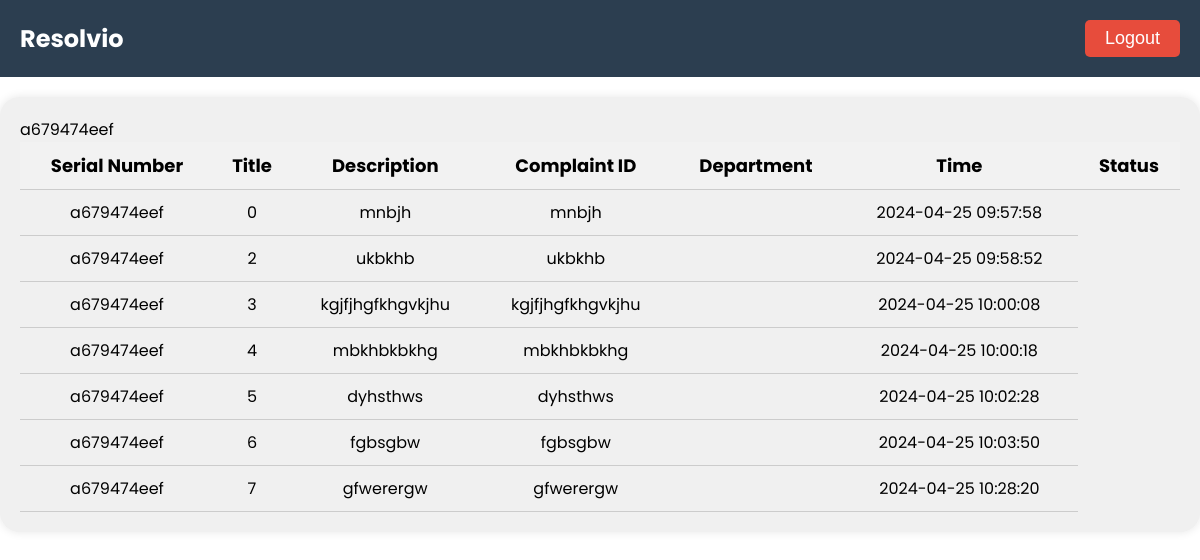
The page /complaints/viewFeedback.php?id=a679474eef on the database its author committed.
### tables this page shows
CREATE TABLE `activity` (
  `feedback` text,
  `ftime` timestamp NULL DEFAULT CURRENT_TIMESTAMP,
  `C_Id` varchar(10) DEFAULT NULL,
  `activity_number` int NOT NULL,
  `activity_id` varchar(10) NOT NULL,
  `feedback_from` varchar(10) DEFAULT NULL,
  KEY `C_Id` (`C_Id`),
  KEY `fk_feedback_from` (`feedback_from`),
  CONSTRAINT `activity_ibfk_1` FOREIGN KEY (`C_Id`) REFERENCES `complaints` (`C_Id`),
  CONSTRAINT `fk_feedback_from` FOREIGN KEY (`feedback_from`) REFERENCES `staff` (`staff_id`)
);

### complaints/viewFeedback.php (the view, shortened to what this page needs)
<!DOCTYPE html>
<html lang="en">
<head>
    <link rel="stylesheet" href="staff.css">
    <link rel="stylesheet" href="https://cdnjs.cloudflare.com/ajax/libs/font-awesome/5.15.4/css/all.min.css" />
</head>
<body>
    <div class="container">
        <div class="nav">
            <p>Resolvio</p>
            <a href="../destroy.php">
                <button class="logb">Logout</button>
            </a>
        </div>
        <div class="content">
            <table class="com-table">
                <thead>
                    <tr>
                        <th>Serial Number</th>
                        <th>Title</th>
                        <th>Description</th>
                        <th>Complaint ID</th>
                        <th>Department</th>
                        <th>Time</th>
                        <th colspan="2">Status</th>
                    </tr>
                </thead>
                <tbody>
                    <?php
                        require_once '../config.php';
                        if(isset($_GET['id'])) {
                            $complaintId = $_GET['id'];
                        } else {
                            header("Location: error.php");
                            exit;
                        }
                        $sql = "SELECT * FROM activity where C_Id = '$complaintId'";
                        $result = mysqli_query($conn, $sql);
                        while ($row = mysqli_fetch_array($result)) {
                    ?>
                    <tr>
                        <td class="tab"><?php echo $row['C_Id'] ?></td>
                        <td class="tab"><?php echo $row['activity_number'] ?></td>
                        <td class="tab"><?php echo $row['feedback'] ?></td>
                        <td class="tab"><?php echo $row['feedback'] ?></td>
                        <td class="tab"><?php echo $row['feedback_from'] ?></td>
                        <td class="tab"><?php echo $row['ftime'] ?></td>
                    </tr>
                    <?php } ?>
                </tbody>
            </table>
        </div>
    </div>
 </body>
</html>

### staff/staff.css (style rules this page uses)
* { margin: 0; padding: 0; box-sizing: border-box; }
body, input { font-family: "Poppins", sans-serif; }
.container { position: relative; width: 100%; background-color: #fff; min-height: 100vh; overflow: hidden; }
.nav { background-color: #2c3e50; color: #fff; padding: 20px; display: flex; justify-content: space-between; align-items: center; }
.nav p { margin: 0; font-size: 24px; font-weight: bold; }
.content { margin-top: 20px; background-color: #f0f0f0; padding: 20px; border-radius: 20px; box-shadow: 0px 0px 10px 0px rgba(0, 0, 0, 0.1); }
.com-table { width: 100%; border-collapse: collapse; }
.com-table th, .com-table td { padding: 10px; text-align: center; border-bottom: 1px solid #ccc; }
.com-table th { background-color: #f2f2f2; font-size: 18px; }
.com-table td.tab { font-size: 16px; }
.logb { background-color: #e74c3c; color: #fff; border: none; padding: 8px 20px; border-radius: 5px; cursor: pointer; font-size: 18px; transition: background-color 0.3s ease; }

### rows shown on the page
activity: C_Id "a679474eef", activity_number "0", feedback "mnbjh", ftime "2024-04-25 09:57:58"
activity: C_Id "a679474eef", activity_number "2", feedback "ukbkhb", ftime "2024-04-25 09:58:52"
activity: C_Id "a679474eef", activity_number "3", feedback "kgjfjhgfkhgvkjhu", ftime "2024-04-25 10:00:08"
activity: C_Id "a679474eef", activity_number "4", feedback "mbkhbkbkhg", ftime "2024-04-25 10:00:18"
activity: C_Id "a679474eef", activity_number "5", feedback "dyhsthws", ftime "2024-04-25 10:02:28"
activity: C_Id "a679474eef", activity_number "6", feedback "fgbsgbw", ftime "2024-04-25 10:03:50"
activity: C_Id "a679474eef", activity_number "7", feedback "gfwerergw", ftime "2024-04-25 10:28:20"
